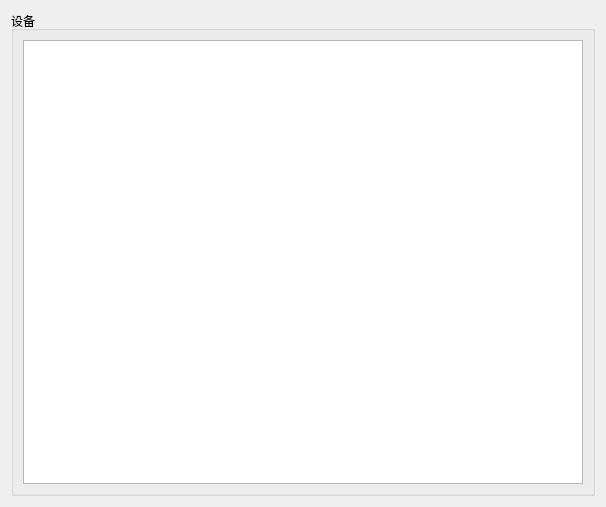
<?xml version="1.0" encoding="UTF-8"?>
<ui version="4.0">
 <class>Device</class>
 <widget class="QWidget" name="Device">
  <property name="geometry">
   <rect>
    <x>0</x>
    <y>0</y>
    <width>606</width>
    <height>507</height>
   </rect>
  </property>
  <property name="windowTitle">
   <string>Form</string>
  </property>
  <layout class="QVBoxLayout" name="verticalLayout_2">
   <item>
    <widget class="QGroupBox" name="groupBox">
     <property name="title">
      <string>设备</string>
     </property>
     <layout class="QVBoxLayout" name="verticalLayout">
      <item>
       <widget class="QListView" name="lv"/>
      </item>
     </layout>
    </widget>
   </item>
  </layout>
 </widget>
 <resources/>
 <connections/>
</ui>
